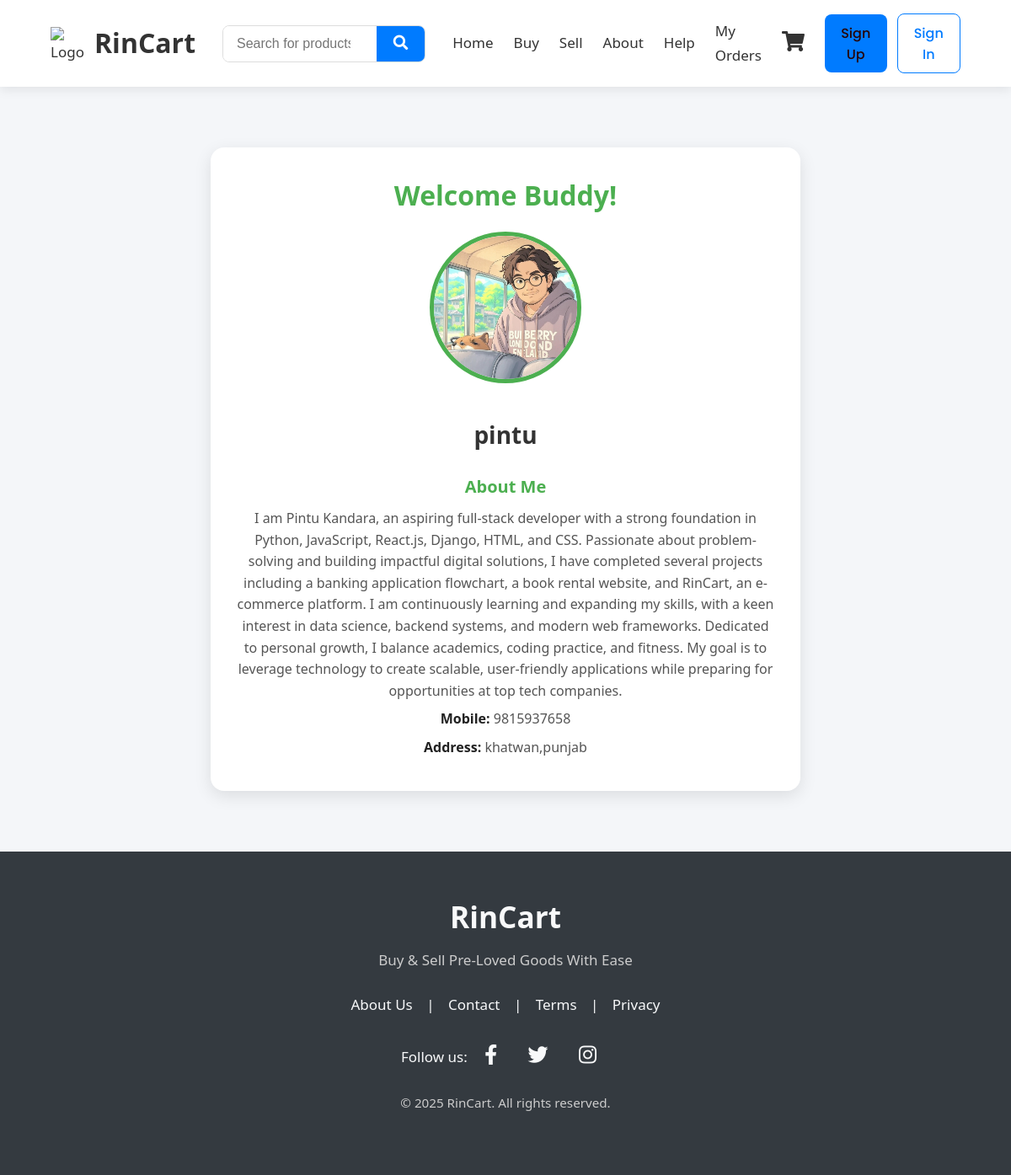
Page /seller_profile/pintu/ on the committed database.
### user_info/models.py (models this page shows, shortened)
class SellerProfile(models.Model):
    user = models.OneToOneField(User, on_delete=models.CASCADE, related_name="seller_profile")
    mobile = models.CharField(
        max_length=15,
        unique=False,
        validators=[validate_phone],
        help_text="Enter a valid 10-digit phone number"
    )
    address = models.CharField(max_length=255)
    seller_email = models.ForeignKey(User, related_name="seller_email", on_delete=models.CASCADE,null=True,blank=True)
    profile_picture = models.ImageField(upload_to="profile_pics/", blank=True, null=True)
    bio = models.TextField(blank=True, null=True, help_text="Tell buyers about yourself.")
    joined_on = models.DateField(default=timezone.now)
    account_number = models.CharField(max_length=20)
    ifsc_code = models.CharField(max_length=11, validators=[validate_ifsc])
    adhaar_number = models.CharField(max_length=12, validators=[validate_aadhaar])
    slug = models.SlugField(
        max_length=50,
        unique=True,
        db_index=True,
        help_text="Unique URL for the seller"
    )

### user_info/views.py (the view)
# urls.py: path('seller_profile/<slug:slug>/', views.Seller_profile_view, name="seller_profile"),
def Seller_profile_view(request, slug):
    profile = get_object_or_404(SellerProfile, slug=slug)
    return render(request, "user_info/seller_profile.html", {
        "seller_profile": profile
    })

### user_info/templates/user_info/seller_profile.html (shortened to what this page needs)
{% extends "user_info/base.html" %}
{% load static %}
{% block extra_head %}
<link rel="stylesheet" href="{% static 'user_info/seller_info.css' %}">
{% endblock extra_head %}
{% block content %}
<div class="profile-card">
    <h1>Welcome Buddy!</h1>
    {% if seller_profile.profile_picture %}
        <img src="{{ seller_profile.profile_picture.url }}" alt="{{ seller_profile.user }}" width = 200>
    {% else %}
        <img src="{% static 'user_info/default.png' %}" alt="Default Profile Picture">
    {% endif %}
    <h2>{{ seller_profile.user }}</h2>
    <h3>About Me</h3>
    <p>{{ seller_profile.bio|default:"This seller hasn’t added a bio yet." }}</p>
    <p><strong>Mobile:</strong> {{ seller_profile.mobile }}</p>
    <p><strong>Address:</strong> {{ seller_profile.address }}</p>
</div>
{% endblock %}

### user_info/static/user_info/style.css (style rules this page uses)
:root { --primary-color: #007bff; --primary-hover: #0056b3; --secondary-color: #6c757d; --text-color: #333; --background-color: #f8f9fa; --header-bg: #ffffff; --footer-bg: #343a40; --footer-text: #f8f9fa; --border-radius: 8px; --box-shadow: 0 4px 12px rgba(0, 0, 0, 0.08); --transition-speed: 0.3s ease; }
* { box-sizing: border-box; margin: 0; padding: 0; }
body { font-family: "Poppins", sans-serif; font-size: 17px; background-color: var(--background-color); color: var(--text-color); line-height: 1.7; display: flex; flex-direction: column; min-height: 100vh; }
h1, h2 { font-weight: 600; }
img { max-width: 100%; height: auto; }

### user_info/static/user_info/seller_info.css (style rules this page uses)
body { font-family: 'Segoe UI', Tahoma, Geneva, Verdana, sans-serif; background: #f4f6f9; margin: 0; padding: 0; }
.profile-card { max-width: 700px; margin: 40px auto; padding: 30px; background: #fff; border-radius: 16px; box-shadow: 0 6px 20px rgba(0, 0, 0, 0.1); text-align: center; }
.profile-card img { border-radius: 50%; width: 180px; height: 180px; object-fit: cover; border: 5px solid #4CAF50; margin-bottom: 20px; }
.profile-card h2 { font-size: 28px; margin: 10px 0; color: #333; }
.profile-card h3 { font-size: 20px; margin-top: 20px; color: #4CAF50; }
.profile-card p { font-size: 16px; line-height: 1.6; color: #555; margin: 8px 0; }
.profile-card strong { color: #222; }
.profile-card h1 { font-size: 32px; color: #4CAF50; margin-bottom: 15px; }

### rows in the picture
SellerProfile: profile_picture (picture), user "pintu", bio "I am Pintu Kandara, an aspiring full-stack developer with a strong foundation in Python, JavaScript, React.js, Django, HTML, and CSS. Passionate about problem-solving and building impactful digital solutions, I have completed several projects including a banking application flowchart, a book rental website, and RinCart, an e-commerce platform. I am continuously learning and expanding my skills, with a keen interest in data science, backend systems, and modern web frameworks. Dedicated to personal growth, I balance academics, coding practice, and fitness. My goal is to leverage technology to create scalable, user-friendly applications while preparing for opportunities at top tech companies.", mobile "9815937658", address "khatwan,punjab"
